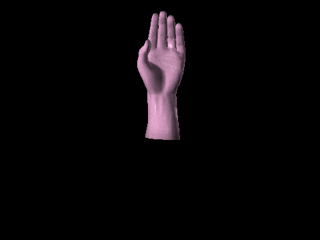
%> input picture gesture1_0_0_0_kolor.bmp, 320 x 240 px
$ octave --eval "result = SFM;"   (GNU Octave 9; MATLAB toolbox functions it lacks are replaced by stand-ins)
%> lines starting %> are read from the running program, lines starting %| are printed output that depends on the picture; in (x1, y1, x2, y2) boxes, pixels count from 0 and x2, y2 are one past the last pixel; in counts of white or black regions, pixels touching at a corner belong together; the program's own positions count from 1
### calculateArrayZ.m
function Z = calculateArrayZ(data, i1, j1, i2, j2)

% wyznaczenie iloœæ dopasowañ
[numberOfMatches, ~] = size(data);

% wype³nienie zerami macierzy wspó³czynników A o wymiarach
% zale¿nych od iloœci znalezionych dopasowañ
A = zeros(numberOfMatches*2, 8);

% wype³nienie zerami wektora wyrazów wolnych b o wymiarach
% zale¿nych od iloœci znalezionych dopasowañ
b = zeros(numberOfMatches*2, 1);

% wype³nianie macierzy A oraz wektora b, zgodnie z zale¿noœci¹ (4.11.)
n = 1;
for p = 1:numberOfMatches
    A(n, 1) = i1(p);
    A(n, 2) = j1(p);
    A(n, 3) = 1;
    A(n, 4) = 0;
    A(n, 5) = 0;
    A(n, 6) = 0;
    A(n, 7) = -i1(p) * i2(p);
    A(n, 8) = -j1(p) * i2(p);
    b(n) = i2(p);

    m = n+1;
    A(m, 1) = 0;
    A(m, 2) = 0;
    A(m, 3) = 0;
    A(m, 4) = i1(p);
    A(m, 5) = j1(p);
    A(m, 6) = 1;
    A(m, 7) = -i1(p) * j2(p);
    A(m, 8) = -j1(p) * j2(p);
    b(m) = j2(p);

    n = n + 2;
end

% wyznaczenie wektora wspó³czynników macierzy przekszta³ceñ
% na podstawie zale¿noœci (4.13.)
X = A \ b;

% przekszta³cenie wektora wspó³czynników macierzy przekszta³ceñ
% do oryginalnej postaci macierzy przekszta³ceñ Z (4.1.)
Z = [ X(1), X(2), X(3);
      X(4), X(5), X(6);
      X(7), X(8), 1];
end

### calculateVectorW.m
function W = calculateVectorW(P1x, P1y, P2x, P2y, M1, M2)

% obliczenie parametr體 dla p砤szczyzn kamery,
% zale縩o渃i (6.11, 6.15, 6.18)
A1h = M1(1,1) - M1(3,1) * P1x;
B1h = M1(1,2) - M1(3,2) * P1x;
C1h = M1(1,3) - M1(3,3) * P1x;
D1h = M1(1,4) - P1x;

A1v = M1(2,1) - M1(3,1) * P1y;
B1v = M1(2,2) - M1(3,2) * P1y;
C1v = M1(2,3) - M1(3,3) * P1y;
D1v = M1(2,4) - P1y;

A2h = M2(1,1) - M2(3,1) * P2x;
B2h = M2(1,2) - M2(3,2) * P2x;
C2h = M2(1,3) - M2(3,3) * P2x;
D2h = M2(1,4) - P2x;

A2v = M2(2,1) - M2(3,1) * P2y;
B2v = M2(2,2) - M2(3,2) * P2y;
C2v = M2(2,3) - M2(3,3) * P2y;
D2v = M2(2,4) - P2y;

% wyznaczenie macierzy wsp蟪czynnik體 oraz wektora wyraz體 wolnych,
% zale縩o滄 (6.20)
Q = [A1h, B1h, C1h;
     A1v, B1v, C1v;
     A2h, B2h, C2h;
     A2v, B2v, C2v];
R = [-D1h;
     -D1v;
     -D2h;
     -D2v];

% obliczenie wektora wsp蟪rz阣nych punktu w przestrzeni 3D,
% zalezno滄 (6.22)
W = Q \ R;
end

### calculateCameraModels.m
function [M1, M2] = calculateCameraModels()
imageHeight = 240; % wysokoœæ obrazów
imageWidth = 320; % szerokoœæ obrazów
f = 0.0035; % ogniskowa kamery

% wielkoœæ piksela
nx = 0.0032 / imageWidth;
ny = 0.0024 / imageHeight;

% odleg³oœæ osi optycznej od œrodka elementu œwiatloczu³ego
dx = -160;
dy = 120;

% wyznaczenie uproszczonych wartoœci dx/dy, zgodnie z zale¿noœci¹ (5.15.)
dxp = (imageWidth / 2 + dx) * 1 / nx;
dyp = (imageHeight / 2 - dy) * 1 / ny;

% k¹t obrotu drugiego obrazu wzglêdem pierwszego w radianach
a = -10 * pi/180;

% z³o¿enie macierzy przekszta³ceñ z uk³adu odniesienia elementu
% œwiat³oczu³ego do ukladu odniesienia obrazu, zale¿noœæ (5.16.)
Tir1 = [1/nx, 0,      dxp;
        0,    -1/ny,  dyp;
        0,    0,       1];
Tir2 = Tir1; % taka sama macierz przekszta³ceñ dla obu obrazów

% z³o¿enie macierzy przekszta³ceñ z uk³adu odniesienia kamery do
% uk³adu odniesienia elementu œwiat³oczu³ego, zale¿noœæ (5.13.)
Trc1 = [1, 0, 0, 0;
        0, 1, 0, 0;
        0, 0, 1/f, 1];
Trc2 = Trc1; % taka sama macierz przekszta³ceñ dla obu obrazów

% z³o¿enie macierzy przekszta³ceñ z uk³adu odniesienia sceny do
% uk³adu odniesienia kamery
% dla pierwszego obrazu, zale¿noœæ (5.9.)
Tcs1 = eye(4); % macierz jednostkowa

% dla drugiego obrazu, zale¿noœæ (5.11.), rotacja tylko wokó³ osi y
Tcs2 = [cos(a),  0,  sin(a), 0;
        0,       1,    0,    0;
        -sin(a), 0,  cos(a), 0;
        0,       0,    0,    1];


% wyznaczenie modelu kamery dla obu obrazów, przez z³o¿enie przekszta³ceñ
M1 = Tir1 * Trc1 * Tcs1;
M2 = Tir2 * Trc2 * Tcs2;
end

### SFM.m
function XYZ = SFM(hasNewData, savePointCloud, pointCloudName)
if nargin < 3
    pointCloudName = 'handPointCloud';
end
if nargin < 2
    savePointCloud = false;
end
if nargin < 1
    hasNewData = false;
end

% pobranie obrazów
gray1 = rgb2gray(imread('gesture1_0_0_0_kolor.bmp'));
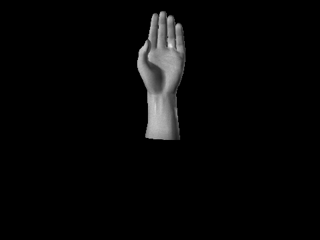
%> gray1: size 240x320 uint8; min 0, max 228, mean 7.2
gray2 = rgb2gray(imread('gesture1_0_10_0_kolor.bmp'));
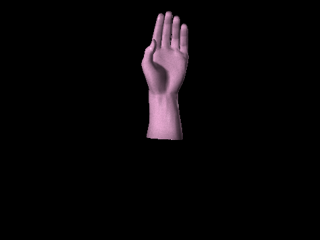
%> input picture gesture1_0_10_0_kolor.bmp, 320 x 240 px
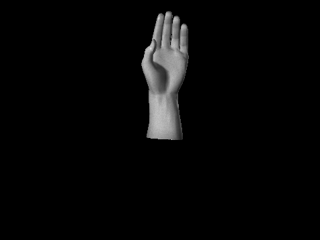
%> gray2: size 240x320 uint8; min 0, max 224, mean 7.4

% zbinaryzowanie obrazów z doœwiadczalnie wyznaczonym niskim progiem
bin1 = im2bw(gray1, 0.01);
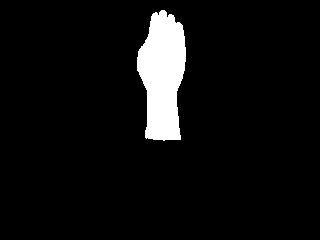
%> bin1: size 240x320 logical; 6% white; 1 white region, box (x1, y1, x2, y2) and area: (137, 10, 186, 141) 4615
bin2 = im2bw(gray2, 0.01);
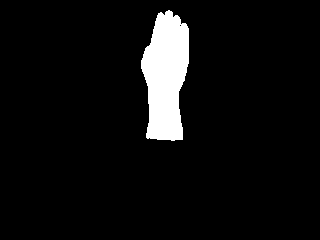
%> bin2: size 240x320 logical; 6% white; 1 white region, box (x1, y1, x2, y2) and area: (141, 10, 189, 141) 4570

% wyszukanie pikseli nale¿¹cych do d³oni na obrazie pierwszym
[handPoints1y, handPoints1x] = find(bin1);
%> handPoints1y = 4615 values from 11 to 141; handPoints1x = 4615 values from 138 to 186

% wyszukanie pikseli nale¿¹cych do d³oni na obrazie drugim
[handPoints2y, handPoints2x] = find(bin2);
%> handPoints2y = 4570 values from 11 to 141; handPoints2x = 4570 values from 142 to 189
% (funkcja "find" zwraca piksele, maj¹ce niezerowe wartoœci w
% zbinaryzowanym obrazie, czyli punkty nale¿ace do d³oni,
% dodatkowo wartoœci te s¹ posortowane od wartoœci najmniejszych
% do najwiekszych)

% wyszukanie iloœci znalezionych pikseli nale¿¹cych do d³oni,
% dla kolejno pierwszego i drugiego obrazu
[numberOfHandPoints1, ~] = size(handPoints1x);
%> numberOfHandPoints1 = 4615
[numberOfHandPoints2, ~] = size(handPoints2x);
%> numberOfHandPoints2 = 4570

% pobranie punktów odpowiadaj¹cych, potrzebnych do wyznaczenia
% macierzy przekszta³ceñ Z
if (hasNewData == true)
    [data, i1, j1, i2, j2] = getDataFromExcelAndSave();
else
    load data;
end

% obliczenie macierzy przekszta³ceñ Z, opisano w rozdziale 8.5.
Z = calculateArrayZ(data, i1, j1, i2, j2);

% obliczenie modeli kamery dla obu obrazów, opisano w rozdziale 8.6.
[M1, M2] = calculateCameraModels;

% przygotowanie macierzy XYZ
XYZ = [];

% dla ka¿dego piksela nale¿¹cego do d³oni na pierwszym obrazie..
for n = 1:numberOfHandPoints1

    % zapisz wspó³rzêdne piksela w postaci wektora
    P1 = [handPoints1x(n);
          handPoints1y(n);
          1];

    % wyznacz odpowiadaj¹cy punkt na drugim obrazie, zale¿noœæ (4.2)
    P2 = Z * P1;

    % zapisz wspó³rzêdne wyznaczonego piksela na obrazie drugim
    P2x = floor(P2(1) / P2(3) + 0.5);
    P2y = floor(P2(2) / P2(3) + 0.5);
    % (wyznaczony punkt P2, mo¿e zawieraæ nieca³kowite wartoœci
    % wspó³rzêdnych, natomiast wyznaczony zbiór pikseli nale¿¹cych
    % do d³oni na drugim obrazie, zawiera tylko piksele o wspó³rzêdnych
    % ca³kowitych, z tego powodu wykorzystano zaokr¹glenie wspó³rzêdnych
    % znalezionego punktu P2 do najbli¿szych wartoœci ca³kowitych)


    % je¿eli znaleziony piksel na drugim obrazie nie nale¿y do d³oni,
    % odrzuæ generowanie wspó³rzêdnych 3D dla takiej pary pikseli
    if P2x < handPoints2x(1) || P2x > handPoints2x(numberOfHandPoints2)
        continue;
    end

    hp2EqualP2xLogicalArray = ismember(handPoints2x, P2x);
    hp2EqualP2xIndexes = find(hp2EqualP2xLogicalArray);

    [hp2EqualP2xIndexesRows, ~] = size(hp2EqualP2xIndexes);
    hp2CorrespondingP2y = handPoints2y(hp2EqualP2xIndexes(1) : hp2EqualP2xIndexes(hp2EqualP2xIndexesRows));

    hp2CorrespondingP2yLogicalArray = ismember(hp2CorrespondingP2y, P2y);
    result = any(hp2CorrespondingP2yLogicalArray);
    if result == 0
        continue;
    end

    % gdy piksel na drugim obrazie nale¿y do d³oni, oblicz
    % wspó³rzêdne punktu w przestrzeni 3D dla wyznaczonej
    % pary pikseli, opisano w rozdziale 8.7.
    W = calculateVectorW(P1(1), P1(2), P2x, P2y, M1, M2);

    % do³ó¿ obliczony wektor wspó³rzêdnych 3D do macierzy XYZ
    W = W.';
    if isempty(XYZ)
        XYZ = W;
    else
        XYZ = [XYZ;
             W];
    end
end
%> this loop made 4615 passes
%> (P1, P2, P2x, P2y, hp2EqualP2xIndexesRows, C1h in calculateVectorW, D1h in calculateVectorW, C1v in calculateVectorW) on passes 3 to 11: ([138; 60; 1], [100.3; 40.83; 0.691], 145, 59, 26, -39428.6, -138, -17142.9), ([138; 61; 1], [100.3; 41.44; 0.691], 145, 60, 26, -39428.6, -138, -17428.6), ([138; 62; 1], [100.2; 42.06; 0.69], 145, 61, 26, -39428.6, -138, -17714.3), ([138; 63; 1], [100.1; 42.68; 0.69], 145, 62, 26, -39428.6, -138, -18000), ([138; 64; 1], [100.1; 43.29; 0.69], 145, 63, 26, -39428.6, -138, -18285.7), ([138; 65; 1], [100; 43.91; 0.689], 145, 64, 26, -39428.6, -138, -18571.4), ([138; 66; 1], [99.93; 44.52; 0.689], 145, 65, 26, -39428.6, -138, -18857.1), ([138; 67; 1], [99.87; 45.14; 0.689], 145, 66, 26, -39428.6, -138, -19142.9), ([138; 68; 1], [99.8; 45.75; 0.688], 145, 66, 26, -39428.6, -138, -19428.6)
%> (P1, P2, P2x, P2y, hp2EqualP2xIndexesRows, C1h in calculateVectorW, D1h in calculateVectorW, C1v in calculateVectorW) on passes 1 to 2: ([138; 58; 1], [100.5; 39.6; 0.692], 145, 57, 26, -39428.6, -138, -16571.4), ([138; 59; 1], [100.4; 40.21; 0.691], 145, 58, 26, -39428.6, -138, -16857.1)

% wyœwietl wszystkie punkty w przestrzeni 3D, korzystaj¹c z ich
% wspó³rzêdnych zapisanych w macierzy XYZ
showPointCloud(XYZ)
%> (this line was passed over: showPointCloud is not available in this run)

if (savePointCloud == true)
    savePointCloudToAsciiAndBin(XYZ, pointCloudName);
end
end
